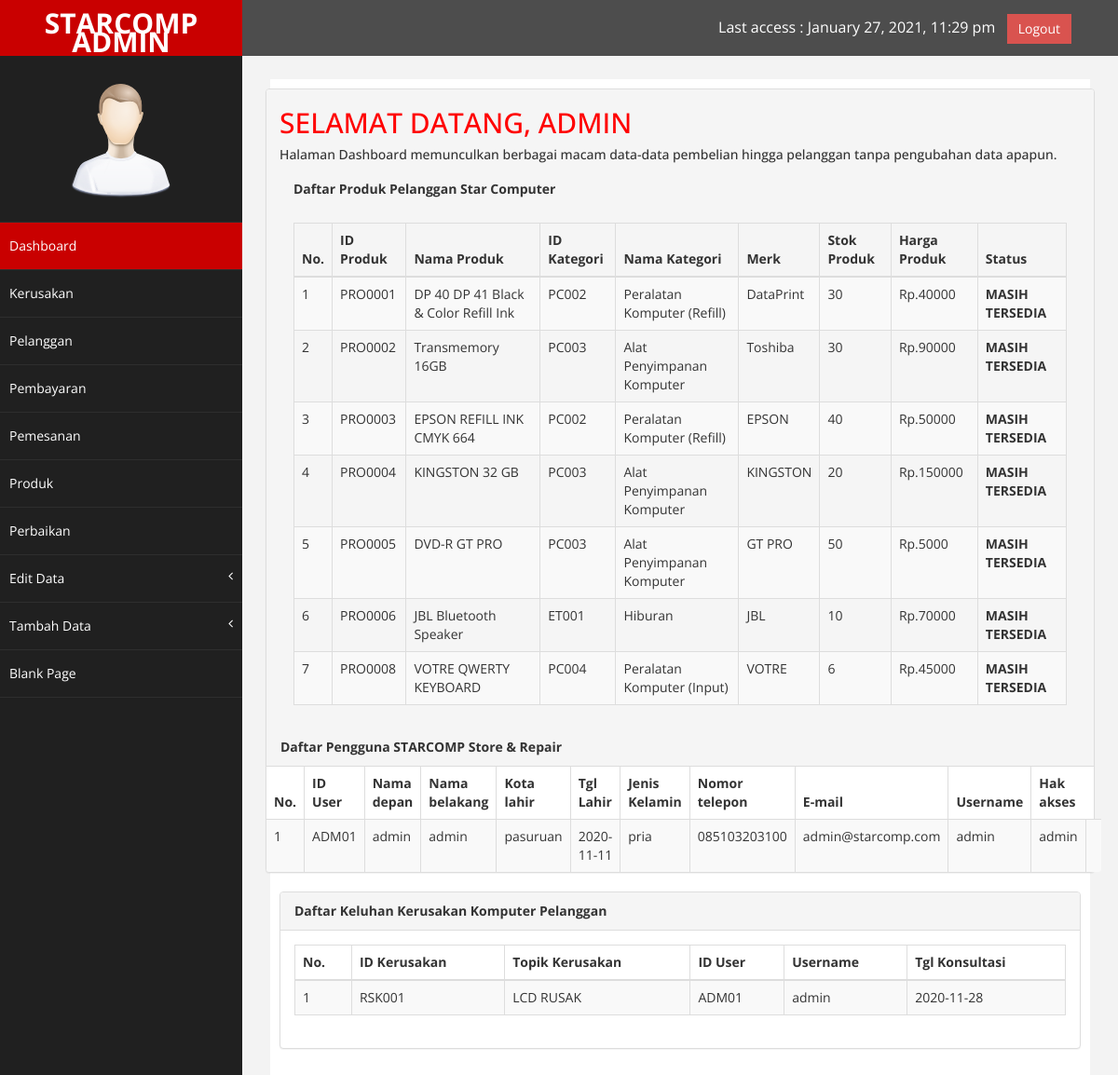
/index.php/dashboard, run on an earlier commit of the app's database.
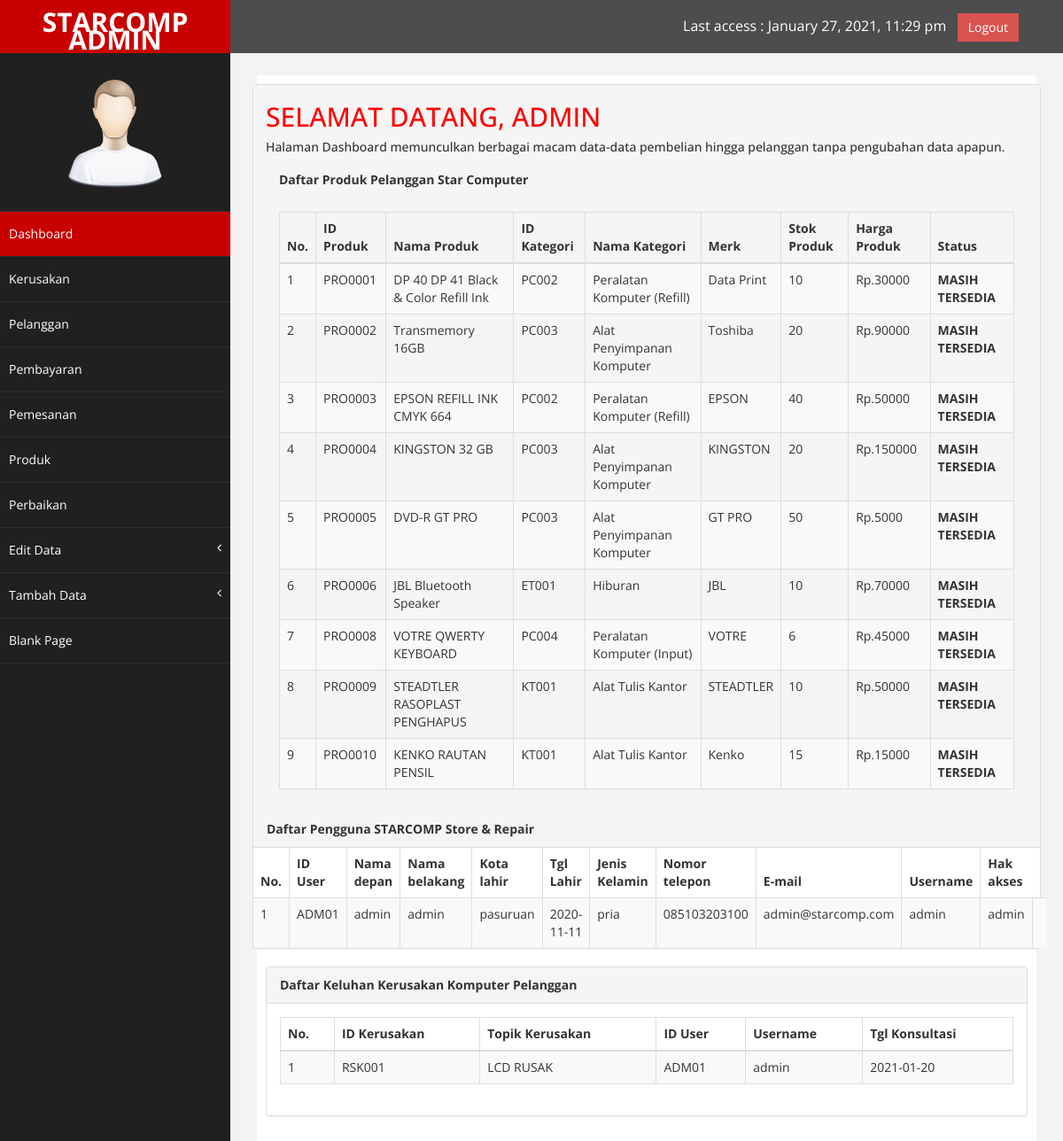
And on a later commit of the database.
### tables this page shows
CREATE TABLE `produk` (
  `id_produk` varchar(10) NOT NULL,
  `nm_produk` varchar(50) NOT NULL,
  `id_kategori` varchar(7) NOT NULL,
  `nm_kategori` varchar(30) NOT NULL,
  `merk` varchar(20) NOT NULL,
  `stok_produk` int(3) NOT NULL,
  `hrg_produk` int(7) NOT NULL,
  `deskripsi` varchar(265) NOT NULL
);

CREATE TABLE `gambar_user` (
  `id_gmbr_user` int(3) NOT NULL,
  `id_user` varchar(5) NOT NULL,
  `namafile` varchar(30) NOT NULL
);

CREATE TABLE `users` (
  `id_user` varchar(5) NOT NULL,
  `nama_depan` varchar(10) NOT NULL,
  `nama_belakang` varchar(10) NOT NULL,
  `kota_lahir` varchar(20) NOT NULL,
  `tgl_lahir` date NOT NULL,
  `jns_kelamin` varchar(6) NOT NULL,
  `no_telp` varchar(12) NOT NULL,
  `email` varchar(30) NOT NULL,
  `username` varchar(15) NOT NULL,
  `password` varchar(40) NOT NULL,
  `hak_akses` varchar(10) NOT NULL
);

CREATE TABLE `gambar_kerusakan` (
  `id_gmbr_rusak` int(3) NOT NULL,
  `id_kerusakan` varchar(6) NOT NULL,
  `namafilerusak` varchar(30) NOT NULL
);

CREATE TABLE `kerusakan` (
  `id_kerusakan` varchar(6) NOT NULL,
  `topik_kerusakan` varchar(15) NOT NULL,
  `dskpsi_kerusakan` varchar(200) NOT NULL,
  `id_user` varchar(10) NOT NULL,
  `username` varchar(15) NOT NULL,
  `tgl_konsul` date NOT NULL
);

### application/controllers/Dashboard.php (called while the page is built, shortened)
<?php
class Dashboard extends CI_Controller {
	public function __construct()
	{
		$this->load->database();
		$this->load->model('produk_model');
		$this->load->model('users_model');
		$this->load->model('kerusakan_model');
	}
	public function index()
	{
		$result['produk'] 		= $this->produk_model->listing();
		$result['user'] 		= $this->users_model->listing();
		$result['kerusakan'] 	= $this->kerusakan_model->listing();
		$this->load->view('main/index', $result, $result, $result);
	}
}

### index.php (called while the page is built, shortened)
<?php
require_once BASEPATH.'core/CodeIgniter.php';

### application/models/Produk_model.php (called while the page is built, shortened)
<?php
class Produk_model extends CI_Model {
	public function listing(){
		$query = $this->db->query('select * from produk;');
		return $query->result();
	}
}

### application/models/Users_model.php (called while the page is built, shortened)
<?php
class Users_model extends CI_Model {
	public function listing(){
		$query = $this->db->query('select * from users inner join gambar_user where users.id_user = gambar_user.id_user;');
		return $query->result();
	}
}

### application/models/Kerusakan_model.php (called while the page is built, shortened)
<?php
class Kerusakan_model extends CI_Model {
	public function listing(){
		$query = $this->db->query('select * from kerusakan inner join gambar_kerusakan where kerusakan.id_kerusakan = gambar_kerusakan.id_kerusakan;');
		return $query->result();
	}
}

### application/views/main/index.php (the view, shortened to what the changed rows need)
<!DOCTYPE html>
<html xmlns="http://www.w3.org/1999/xhtml">
<head>
    <link href="<?php echo base_url('assets/css/bootstrap.css');?>" rel="stylesheet" />
    <link href="<?php echo base_url('assets/css/font-awesome.css')?>" rel="stylesheet" />
    <link href="<?php echo base_url('assets/js/morris/morris-0.4.3.min.css')?>" rel="stylesheet" />
    <link href="<?php echo base_url('assets/css/custom.css')?>" rel="stylesheet" />
</head>
<body>
    <div id="wrapper">
        <div id="page-wrapper" >
            <div id="page-inner">
                <div class="row">
                    <div class="col-md-12">
                     <h2>SELAMAT DATANG, ADMIN</h2>
                        <div class="panel-body">
                            <div class="table-responsive">
                                <table class="table table-striped table-bordered table-hover" id="dataTables-example">
                                    <thead>
                                        <tr>
                                            <th>No.</th>
                                            <th>ID Produk</th>
                                            <th>Nama Produk</th>
                                            <th>ID Kategori</th>
                                            <th>Nama Kategori</th>
                                            <th>Merk</th>
                                            <th>Stok Produk</th>
                                            <th>Harga Produk</th>
                                            <th>Status</th>
                                        </tr>
                                    </thead>
                                    <tbody>
                                        <tr class="gradeU">
                                            <?php
                                            $no = 1;
                                            foreach ($produk as $produk) {
                                            ?>
                                            <td><?php echo $no ;?></td>
                                            <td><?php echo $produk->id_produk?></td>
                                            <td><?php echo $produk->nm_produk; ?></td>
                                            <td><?php echo $produk->id_kategori;?></td>
                                            <td><?php echo $produk->nm_kategori;?></td>
                                            <td><?php echo $produk->merk;?></td>
                                            <td><?php echo $produk->stok_produk;?></td>
                                            <td><?php echo "Rp.".$produk->hrg_produk;?></td>
                                            <td><b>
                                                <?php
                                                    if ($produk->stok_produk == 0) {
                                                        echo "HABIS";
                                                    } else {
                                                        echo "MASIH TERSEDIA";
                                                    }
                                                ?>
                                            </b></td>
                                        </tr>
                                        <?php $no++; }?>
                                    </tbody>
                                </table>
                            </div>
                        </div>
                    </div>
                     <div class="panel panel-default">
                    <div class="table-responsive">
                                <table class="table table-striped table-bordered table-hover" id="dataTables-example">
                                    <thead>
                                        <tr>
                                            <th>No.</th>
                                            <th>ID User</th>
                                            <th>Nama depan</th>
                                            <th>Nama belakang</th>
                                            <th>Kota lahir</th>
                                            <th>Tgl Lahir</th>
                                            <th>Jenis Kelamin</th>
                                            <th>Nomor telepon</th>
                                            <th>E-mail</th>
                                            <th>Username</th>
                                            <th>Hak akses</th>
                                        </tr>
                                    </thead>
                                    <tbody>
                                        <tr class="gradeU">
                                            <?php
                                            $no = 1;
                                            foreach ($user as $user) {
                                            ?>
                                           <td><?php echo $no;?></td>
                                           <td><?php echo $user->id_user; ?></td>
                                           <td><?php echo $user->nama_depan; ?></td>
                                           <td><?php echo $user->nama_belakang; ?></td>
                                           <td><?php echo $user->kota_lahir; ?></td>
                                           <td><?php echo $user->tgl_lahir; ?></td>
                                           <td><?php echo $user->jns_kelamin; ?></td>
                                           <td><?php echo $user->no_telp; ?></td>
                                           <td><?php echo $user->email; ?></td>
                                           <td><?php echo $user->username; ?></td>
                                           <td><?php echo $user->hak_akses; ?><td>
                                        <?php $no++; }?>
                                    </tbody>
                                </table>
                            </div>
                        </div>
                    </div>
                     <div class="panel panel-default">
                        <div class="panel-body">
                            <div class="table-responsive">
                                <table class="table table-striped table-bordered table-hover" id="dataTables-example">
                                    <thead>
                                        <tr>
                                            <th>No.</th>
                                            <th>ID Kerusakan</th>
                                            <th>Topik Kerusakan</th>
                                            <th>ID User</th>
                                            <th>Username</th>
                                            <th>Tgl Konsultasi</th>
                                        </tr>
                                    </thead>
                                    <tbody>
                                        <tr class="gradeU">
                                            <?php
                                                $no = 1;
                                                foreach ($kerusakan as $kerusakan) {
                                            ?>
                                            <td><?php echo $no; ?></td>
                                            <td><?php echo $kerusakan->id_kerusakan; ?></td>
                                            <td><?php echo $kerusakan->topik_kerusakan; ?></td>
                                            <td><?php echo $kerusakan->id_user; ?></td>
                                            <td><?php echo $kerusakan->username; ?></td>
                                            <td><?php echo $kerusakan->tgl_konsul?></td>
                                        </tr>
                                        <?php
                                        $no++;
                                    }
                                        ?>
                                    </tbody>
                                </table>
                            </div>
                        </div>
                    </div>
                    </div>
                </div>
    </div>
</body>
</html>

What changed in the data, as far as the page shows it:
changed produk "PRO0001": merk "DataPrint" → "Data Print"; stok_produk "30" → "10"; hrg_produk "40000" → "30000"
changed produk "PRO0002": stok_produk "30" → "20"
added produk: id_produk "PRO0009", nm_produk "STEADTLER RASOPLAST PENGHAPUS", id_kategori "KT001", nm_kategori "Alat Tulis Kantor", merk "STEADTLER", stok_produk "10", hrg_produk "50000", shows "MASIH TERSEDIA"
added produk: id_produk "PRO0010", nm_produk "KENKO RAUTAN PENSIL", id_kategori "KT001", nm_kategori "Alat Tulis Kantor", merk "Kenko", stok_produk "15", hrg_produk "15000", shows "MASIH TERSEDIA"
changed through a linked row, gambar_kerusakan "RSK001": id_kerusakan.tgl_konsul "2020-11-28" → "2021-01-20"
